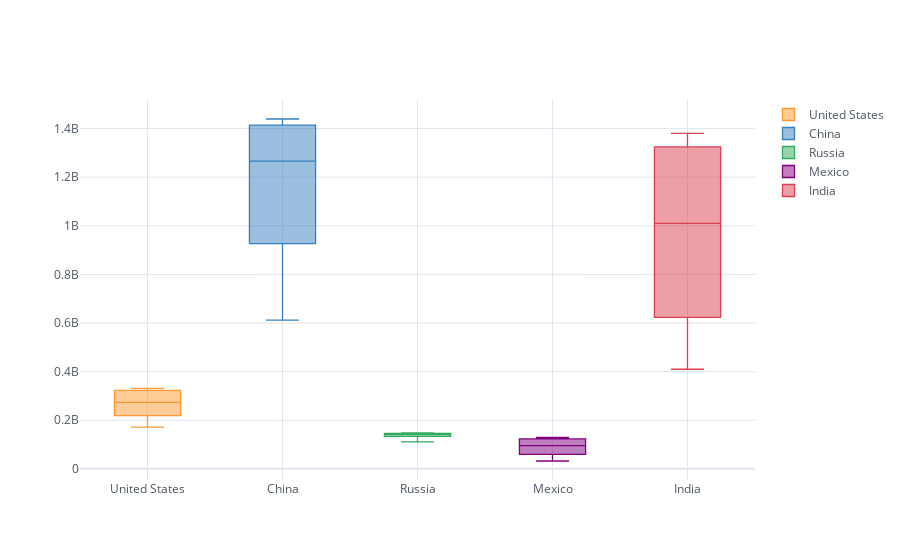

Source (notebook cell):
### Code cell
df_population.iplot(kind='box')

### Figure 1 — Plotly figure (JSON) as saved in the notebook; plotly's stock layout.template omitted (floating-point values rounded to 4 significant figures)
{"data": [{"boxpoints": false, "line": {"width": 1.3}, "marker": {"color": "rgba(255, 153, 51, 1.0)"}, "name": "United States", "orientation": "v", "type": "box", "y": [171685336, 186720571, 199733676, 209513341, 219081251, 229476354, 240499825, 252120309, 265163745, 281710909, 294993511, 309011475, 320878310, 323015995, 325084756, 327096265, 329064917, 331002651]}, {"boxpoints": false, "line": {"width": 1.3}, "marker": {"color": "rgba(55, 128, 191, 1.0)"}, "name": "China", "orientation": "v", "type": "box", "y": [612241554, 660408056, 724218968, 827601394, 926240885, 1000089235, 1075589361, 1176883674, 1240920535, 1290550765, 1330776380, 1368810615, 1406847870, 1414049351, 1421021791, 1427647786, 1433783686, 1439323776]}, {"boxpoints": false, "line": {"width": 1.3}, "marker": {"color": "rgba(50, 171, 96, 1.0)"}, "name": "Russia", "orientation": "v", "type": "box", "y": [111355300, 119871700, 126503736, 130148653, 133804858, 138053150, 142957284, 147531561, 148227466, 146404903, 143672116, 143479274, 144985057, 145275383, 145530082, 145734038, 145872256, 145934462]}, {"boxpoints": false, "line": {"width": 1.3}, "marker": {"color": "rgba(128, 0, 128, 1.0)"}, "name": "Mexico", "orientation": "v", "type": "box", "y": [32350596, 37771859, 44123853, 51493565, 59607953, 67761372, 75983485, 83943132, 91663285, 98899845, 106005203, 114092963, 121858258, 123333376, 124777324, 126190788, 127575529, 128932753]}, {"boxpoints": false, "line": {"width": 1.3}, "marker": {"color": "rgba(219, 64, 82, 1.0)"}, "name": "India", "orientation": "v", "type": "box", "y": [409880595, 450547679, 499123324, 555189792, 623102897, 698952844, 784360008, 873277798, 963922588, 1056575549, 1147609927, 1234281170, 1310152403, 1324517249, 1338676785, 1352642280, 1366417754, 1380004385]}], "layout": {"autosize": true, "legend": {"bgcolor": "#FFFFFF", "font": {"color": "#4D5663"}}, "paper_bgcolor": "#FFFFFF", "plot_bgcolor": "#FFFFFF", "title": {"font": {"color": "#4D5663"}}, "xaxis": {"autorange": true, "gridcolor": "#E1E5ED", "range": [-0.5, 4.5], "showgrid": true, "tickfont": {"color": "#4D5663"}, "title": {"font": {"color": "#4D5663"}, "text": ""}, "type": "category", "zerolinecolor": "#E1E5ED"}, "yaxis": {"autorange": true, "gridcolor": "#E1E5ED", "range": [-45810000.0, 1517000000.0], "showgrid": true, "tickfont": {"color": "#4D5663"}, "title": {"font": {"color": "#4D5663"}, "text": ""}, "type": "linear", "zerolinecolor": "#E1E5ED"}}}
